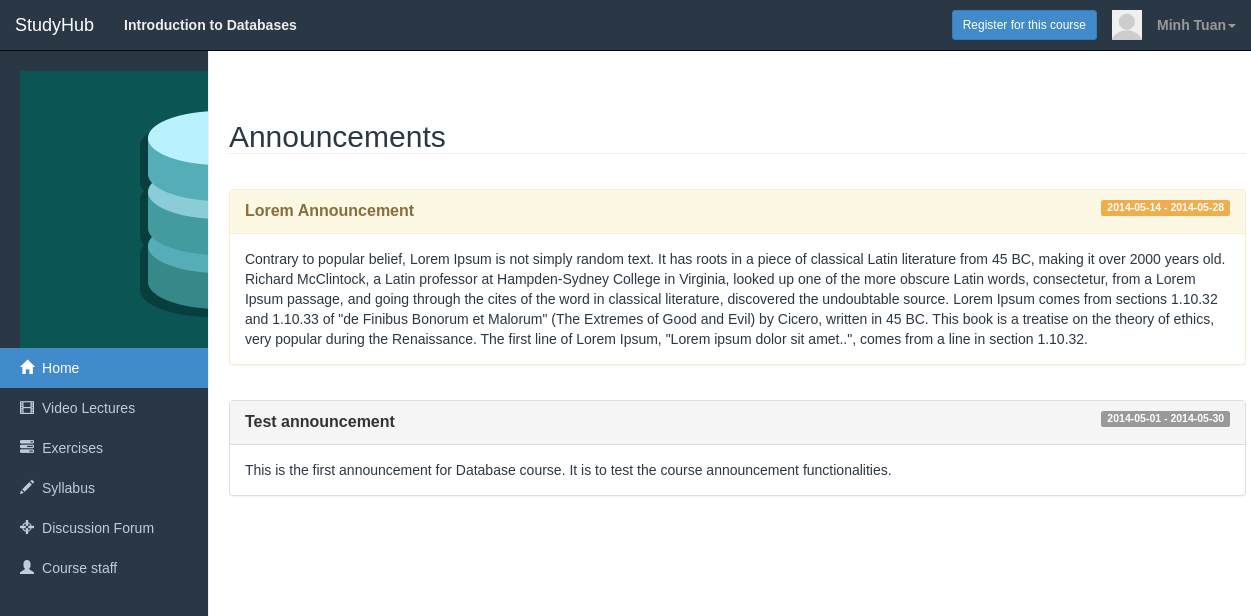
The page /courses/dbstanford/index.php (signed in) on the database its author committed.
### tables this page shows
CREATE TABLE IF NOT EXISTS `sm_courses` (
  `cat_id` int(10) NOT NULL,
  `course_id` int(10) NOT NULL AUTO_INCREMENT,
  `course_code` varchar(10) NOT NULL,
  `course_title` varchar(255) NOT NULL,
  `course_alias` varchar(100) NOT NULL COMMENT 'Alias to create a folder for course in PHP',
  `course_type` varchar(10) NOT NULL COMMENT '1 - Self-study; 2 - Period course',
  `course_desc` text COMMENT 'For storing a large number of texts, should use this TEXT',
  `start_date` timestamp NULL DEFAULT CURRENT_TIMESTAMP,
  `length` int(5) DEFAULT NULL COMMENT 'The length of the course in weeks',
  `course_avatar` varchar(500) DEFAULT 'images/courses/css-thumbnail.png',
  `course_cover` varchar(1000) NOT NULL,
  PRIMARY KEY (`course_id`),
  KEY `cat_id` (`cat_id`)
);

CREATE TABLE IF NOT EXISTS `sm_users` (
  `user_id` int(10) NOT NULL AUTO_INCREMENT,
  `username` varchar(30) NOT NULL,
  `password` varchar(255) NOT NULL,
  `role` char(1) NOT NULL DEFAULT '1' COMMENT 'Check in list:0 - admin/1 - student/2 - teacher/3 - staff/4 - dummy',
  `email` varchar(255) NOT NULL,
  `display_name` varchar(100) DEFAULT 'username',
  `birthday` date DEFAULT NULL,
  `join_date` timestamp NOT NULL DEFAULT CURRENT_TIMESTAMP,
  `first_name` varchar(32) NOT NULL,
  `last_name` varchar(32) NOT NULL,
  `gender` varchar(15) NOT NULL,
  `bio` text NOT NULL,
  `email_code` varchar(100) NOT NULL,
  `avatar` varchar(500) NOT NULL DEFAULT 'images/avatars/default_avatar.png',
  `time` int(11) NOT NULL,
  `confirmed` int(11) NOT NULL DEFAULT '0',
  `generated_string` varchar(35) NOT NULL DEFAULT '0',
  `ip` varchar(32) NOT NULL,
  PRIMARY KEY (`user_id`),
  UNIQUE KEY `username` (`username`)
);

CREATE TABLE IF NOT EXISTS `sm_course_announcements` (
  `user_id` int(10) NOT NULL,
  `course_id` int(10) NOT NULL,
  `anno_id` int(10) NOT NULL,
  `anno_title` varchar(255) NOT NULL,
  `anno_content` text NOT NULL,
  `create_date` int(15) NOT NULL COMMENT 'The time annoucement is made',
  `valid_from` date NOT NULL,
  `valid_to` date NOT NULL,
  `anno_type` int(3) NOT NULL DEFAULT '1' COMMENT '1 - Normal; 2 - Important; 3 - Urgent',
  PRIMARY KEY (`user_id`,`course_id`,`anno_id`),
  KEY `sm_course_announcements_fk2` (`course_id`)
);

### courses/dbstanford/index.php (called while the page is built)
<?php $alias = 'dbstanford'; require '../index.php';?>

### core/init.php (called while the page is built, shortened)
<?php
require 'classes/users.php';
require 'classes/general.php';
require 'classes/courses.php';
$users		= new Users($db);
$general		= new General();
$courses		= new Courses($db);
if ($general->logged_in() === true)  {
	$user_id 	= $_SESSION['user_id'];
	$user 	= $users->userdata($user_id);
}
 ?>

### core/classes/courses.php (called while the page is built, shortened)
<?php
class Courses {
	private $db;
	public function __construct($database) {
		$this->db = $database;
	}
	public function coursedata($course_id)
	{
		$query = $this->db->prepare("SELECT * FROM `sm_courses` WHERE `course_id` = ?");
		$query->bindValue(1, $course_id);
		try {
			$query->execute();
			return $query->fetch();
		} catch (PDOException $e) {
			die($e->getMessage());
		}
	}
	public function get_info($what, $field, $value)
	{
		$allowed = array('cat_id', 'course_id', 'course_title', 'course_code', 'course_alias', 'course_desc', 'course_type',
			'create_date', 'start_date', 'length', 'course_avatar');
		if (!in_array($what, $allowed, true) || !in_array($field, $allowed, true)) {
			throw new InvalidArgumentException;
		} else {
			$query = $this->db->prepare("SELECT $what FROM `sm_courses` WHERE $field = ?");
			$query->bindValue(1, $value);
			try {
				$query->execute();
				return $query->fetchColumn();
			} catch (PDOException $e) {
				die($e->getMessage());
			}
		}
	}
	public function get_announcement($course_id)
	{
		$query = $this->db->prepare("SELECT *
											  FROM `sm_course_announcements`
											  WHERE `course_id` = ?
											  ORDER BY `create_date` DESC
											  LIMIT 10");
		$query->bindValue(1, $course_id);
		try {
			$query->execute();
			return $query->fetchAll();
		} catch (PDOException $e) {
			die($e->getMessage());
		}
	}
}
 ?>

### core/classes/general.php (called while the page is built, shortened)
<?php
class General {
	public function logged_in()
	{
		return (isset($_SESSION['user_id'])) ? true : false;
	}
}
?>

### core/classes/users.php (called while the page is built, shortened)
<?php
class Users {
	private $db;
	public function __construct($database) {
		$this->db = $database;
	}
	public function userdata($id)
	{
		$query = $this->db->prepare("SELECT * FROM `sm_users` WHERE `user_id` = ?");
		$query->bindValue(1, $id);
		try {
			$query->execute();
			return $query->fetch();
		} catch (PDOException $e) {
			die($e->getMessage());
		}
	}
	public function get_role($user_id)
	{
		$query = $this->db->prepare("SELECT `role` FROM `sm_users` WHERE `user_id` = ?");
		$query->bindValue(1, $user_id);
		try {
			$query->execute();
			$role = $query->fetchColumn();
			if ($role == 0) {
				return 'Admin';
			} else if ($role == 1) {
				return 'Student';
			} else if ($role == 2) {
				return 'Teacher';
			}
		} catch (PDOException $e) {
			die($e->getMessage());
		}
	}
 }
 ?>

### courses/course.tmpl.php (the view, shortened to what this page needs)
<?php
$filename = basename($_SERVER['SCRIPT_NAME']);
?>
<!DOCTYPE html>
<html lang="en">
<head>
	<link rel="stylesheet" href="../../css/bootstrap.css">
	<link rel="stylesheet" href="../../css/prettify.css">
	<link rel="stylesheet" href="../course.css">
	<link rel="stylesheet" href="../../css/dashboard.css">
	<link rel="stylesheet" href="../../css/datepicker.css">
	<link rel="stylesheet" type="text/css" href="../../css/bootstrap-select/bootstrap-select.css">
</head>
<body>
<nav class="navbar navbar-default navbar-fixed-top navbar-inverse">
	<div class="container-fluid">
		<div class="navbar-header">
			<a href="../../index.php" class="navbar-brand">StudyHub</a>
		</div>
		<div class="collpase navbar-collapse" id="navbar-collapse">
			<ul class="nav navbar-nav">
				<li>
					<a style="color: #eee; font-weight: bold;"><?php echo $course_data['course_title']; ?></a>
				</li>
			</ul>
			<ul class="nav navbar-nav navbar-right">
				<?php
				if ($general->logged_in()) {
					if ($users->get_role($user['user_id']) == 'Teacher' && $courses->is_created_by_me($user['user_id'], $id) === true) {
						 ?>
						<li class="drowndown">
							<a href="#" class="dropdown-toggle" data-toggle="dropdown" id="option-btn">
								<div class="btn-group">
									<button type="button" class="btn btn-primary btn-sm">Tools <b class="caret"></b></button>
								</div>
							</a>
							<ul class="dropdown-menu" role="menu">
								<li role="representation" class="dropdown-header">Edit course</li>
								<li>
									<a href="#">Add new unit</a>
									<a href="#">Add new announcement</a>
									<a href="#">Add new materials</a>
								</li>
								<li role="representation" class="divider"></li>
								<li role="representation" class="dropdown-header">Exercises</li>
								<li>
									<a id="open-new-ex" target="_blank" href="../../newexercise.php?course=<?php echo $course_data['course_alias']; ?>">Create new exercise</a>
								</li>
								<li>
									<a href="#">Correct student's submits</a>
								</li>
								<li role="representation" class="divider"></li>
								<li role="representation" class="dropdown-header">Create course</li>
								<li>
									<a href="../../createcourse.php">Create a new course</a>
								</li>
							</ul>
						</li>
					<?php } else { ?>
						<li>
							<a href="#" id="register-btn">
								<button class="btn btn-primary btn-sm">Register for this course</button>
							</a>
						</li>
					<?php }
						 ?>
						<li>
							<div class="avatar">
								<?php if (!empty($user['avatar'])) { ?>
									<img src="../../<?php echo $user['avatar'];?>" alt="User avatar" ?>
								<?php } ?>
							</div>
						</li>
						<li class="dropdown">
							<a href="#" class="dropdown-toggle" data-toggle="dropdown"><strong><?php echo $user['display_name']; ?></strong><b class="caret"></b></a>
						</li>
				<?php } else {	?>
					<li><a href="../../signup.php">Sign up</a></li>
					<li><a href="../../signin.php">Sign in</a></li>
				<?php } ?>
			</ul>
		</div>
	</div>
</nav>
<div class="container admin-panel">
	<div class="row">
		<div class="col-sm-3 col-md-2 sidebar">
			<img src="../../<?php echo $course_data['course_avatar']; ?>" class="sidebar-logo">
			<ul class="nav nav-sidebar">
				<?php if ($filename == 'index.php') {?>
				<li><a href="index.php" class="active"><span class="glyphicon glyphicon-home"></span>Home</a></li>
				<?php } else { ?>
				<li><a href="index.php"><span class="glyphicon glyphicon-home"></span>Home</a></li>
				<?php }?>
				<?php if ($filename == 'lecture.php') {?>
				<li><a class="active" href="lecture.php"><span class="glyphicon glyphicon-film"></span>Video Lectures</a></li>
				<?php } else { ?>
				<li><a href="lecture.php"><span class="glyphicon glyphicon-film"></span>Video Lectures</a></li>
				<?php }?>
				<?php if ($filename == 'exercise.php') {?>
				<li><a class="active" href="exercise.php"><span class="glyphicon glyphicon-tasks"></span>Exercises</a></li>
				<?php } else { ?>
				<li><a href="exercise.php"><span class="glyphicon glyphicon-tasks"></span>Exercises</a></li>
				<?php }?>
				<?php if ($filename == 'syllabus.php') {?>
				<li><a class="active" href="syllabus.php"><span class="glyphicon glyphicon-pencil"></span>Syllabus</a></li>
				<?php } else { ?>
				<li><a href="syllabus.php"><span class="glyphicon glyphicon-pencil"></span>Syllabus</a></li>
				<?php }?>
				<?php if ($filename == 'forum.php') {?>
				<li><a class="active" href="forum.php"><span class="glyphicon glyphicon-screenshot"></span>Discussion Forum</a></li>
				<?php } else { ?>
				<li><a href="forum.php"><span class="glyphicon glyphicon-screenshot"></span>Discussion Forum</a></li>
				<?php }?>
				<?php if ($filename == 'about.php') {?>
				<li><a href="about.php"><span class="glyphicon glyphicon-user"></span>Course staff</a></li>
				<?php } else { ?>
				<li><a href="about.php"><span class="glyphicon glyphicon-user"></span>Course staff</a></li>
				<?php }?>
			</ul>
		</div>
		<?php if ($filename == 'index.php'): ?>
			<div class="col-sm-9 col-sm-offset-3 col-md-10 col-md-offset-2 main-content">
			<div class="row announcement">
			<div class="col-lg-12 col-md-12" style="padding-left: 0; padding-right: 0;">
				<h2 class="page-header">Announcements</h2>
			</div>
			<div class="col-lg-12 col-md-12" >
				<?php foreach ($annos as $anno) { ?>
					<div class="row">
						<?php if ($anno['anno_type'] == '1'): ?>
							<div class="panel panel-default">
								<div class="panel-heading">
									<span class="panel-title"><strong><?php echo $anno['anno_title'] ?></strong></span>
									<span class="label label-default pull-right"><?php echo $anno['valid_from'] . ' - ' . $anno['valid_to']; ?></span>
								</div>
								<div class="panel-body">
									<?php echo $anno['anno_content']; ?>
								</div>
							</div>
						<?php endif ?>
						<?php if ($anno['anno_type'] == '2'): ?>
							<div class="panel panel-warning">
								<div class="panel-heading">
									<span class="panel-title"><strong><?php echo $anno['anno_title'] ?></strong></span>
									<span class="label label-warning pull-right"><?php echo $anno['valid_from'] . ' - ' . $anno['valid_to']; ?></span>
								</div>
								<div class="panel-body">
									<?php echo $anno['anno_content']; ?>
								</div>
							</div>
						<?php endif ?>
					</div>
				<?php } ?>
			</div>
			</div>
		</div>
		<?php endif ?>
	</div>
</div>
</body>
</html>

### css/prettify.css (style rules this page uses)
html, body { background-color: white; color: #2a3744; -webkit-font-smoothing: antialiased; }
.navbar-fixed-top, .navbar-inverse { background-color: #2A3744; color: #c0ccdb !important; }
.row { padding-top: 15px !important; }
div { display: block; }
.avatar img { margin-top: 32%; max-height: 30px; height: 30px; width: 30px; }

### courses/course.css (style rules this page uses)
html, body { font-family: 'Helvetica', sans-serif; -webkit-font-smoothing: antialiased; text-shadow: 1px 1px 1px rgba(0,0,0,0.004); }
.navbar-fixed-top, .navbar-inverse { background-color: #2A3744; color: #c0ccdb !important; }
#option-btn, #register-btn { padding-top: 10px; padding-bottom: 0; }
.main-content { padding: 0; margin-left: 15.25%; width: 88.25%; }
.announcement { padding-right: 20px; }
.announcement .col-lg-12 h2, .announcement .col-md-12 h2 { padding: 0; }

### css/dashboard.css (style rules this page uses)
body { padding-top: 50px; }
.sidebar { display: none; color: #c0ccdb; background-color: #2A3744; }
@media (min-width: 768px) { .sidebar { position: fixed; top: 51px; bottom: 0; left: 0; z-index: 1000; display: block; padding: 20px; overflow-x: hidden; overflow-y: auto; border-right: 1px solid #eee; } }
.nav-sidebar { margin-right: -21px; margin-bottom: 20px; margin-left: -20px; }
.nav-sidebar > li > a { padding-right: 20px; padding-left: 20px; color: #c0ccdb;; }
.nav-sidebar .active { color: #fff; background-color: #428bca; }
.admin-panel .glyphicon { padding-right: 8px; }
.announcement { padding-left: 25px; border-radius: 0; }

### rows shown on the page
sm_courses: course_title "Introduction to Databases", course_avatar (picture)
sm_users: avatar (placeholder picture), display_name "Minh Tuan"
sm_course_announcements: anno_title "Lorem Announcement", valid_from "2014-05-14", valid_to "2014-05-28", anno_content "Contrary to popular belief, Lorem Ipsum is not simply random text. It has roots in a piece of classical Latin literature from 45 BC, making it over 2000 years old. Richard McClintock, a Latin professor at Hampden-Sydney College in Virginia, looked up one of the more obscure Latin words, consectetur, from a Lorem Ipsum passage, and going through the cites of the word in classical literature, discovered the undoubtable source. Lorem Ipsum comes from sections 1.10.32 and 1.10.33 of \"de Finibus Bonorum et Malorum\" (The Extremes of Good and Evil) by Cicero, written in 45 BC. This book is a treatise on the theory of ethics, very popular during the Renaissance. The first line of Lorem Ipsum,…"
sm_course_announcements: anno_title "Test announcement", valid_from "2014-05-01", valid_to "2014-05-30", anno_content "This is the first announcement for Database course. It is to test the course announcement functionalities."
